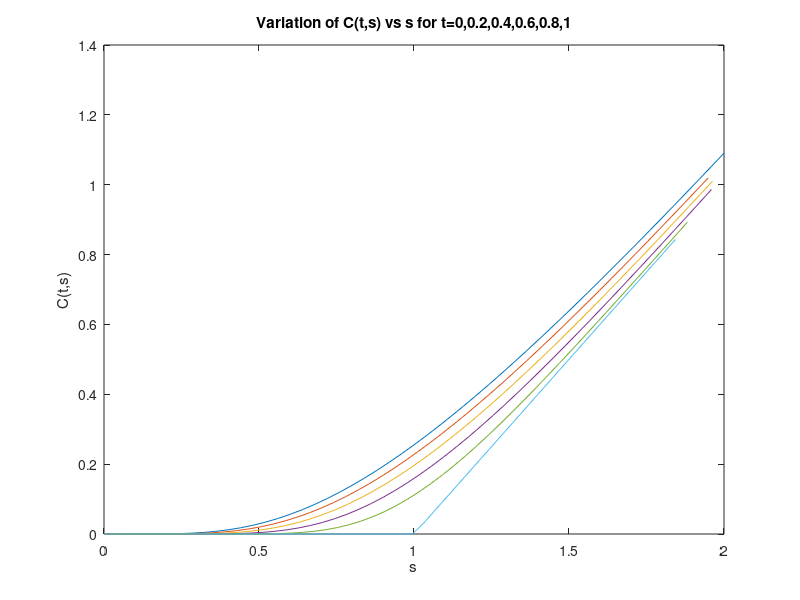
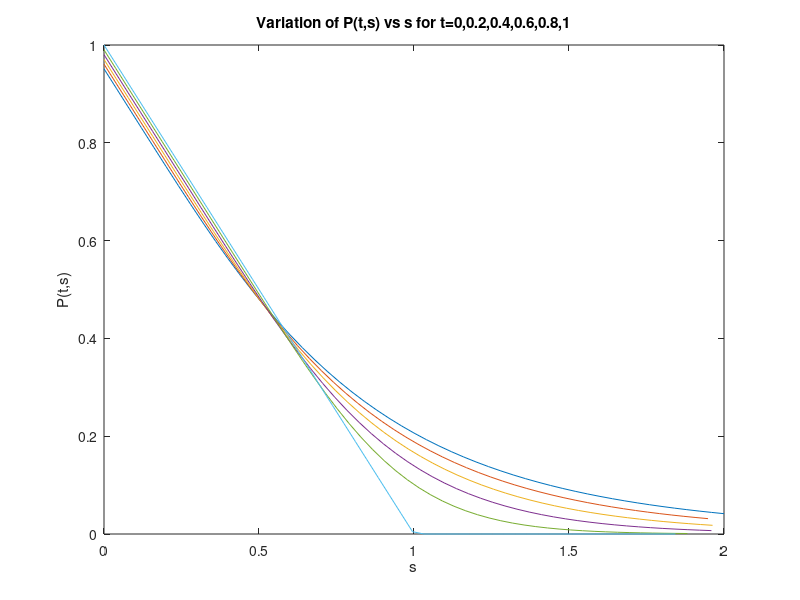
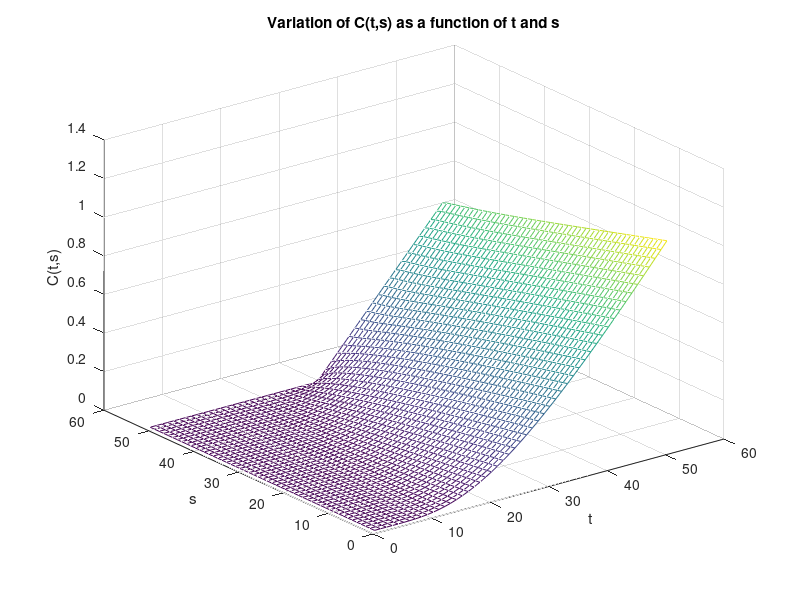
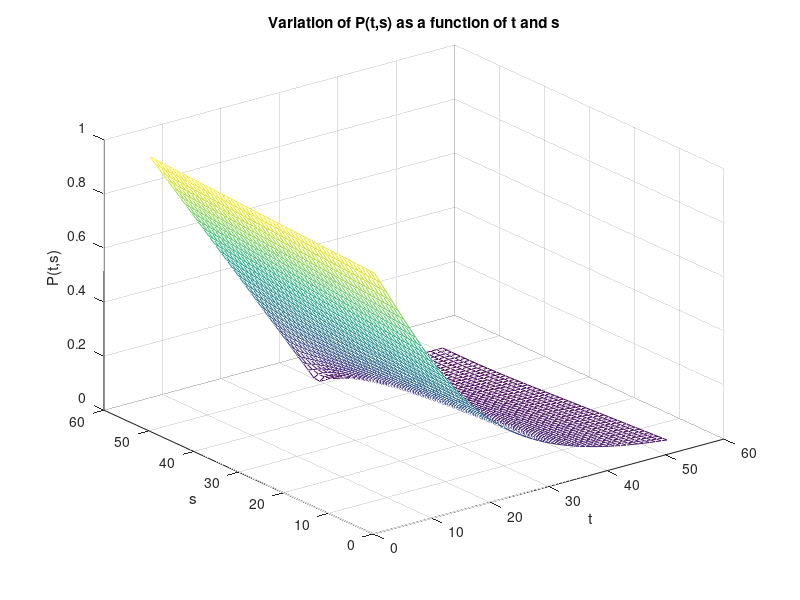

Write the MATLAB code that produced these figures, in order.
clear;
clc;

k=1;
T=1;
r=0.05;
sig=0.6;

w=[0; cumsum(randn(100000,1))]/sqrt(100000);
s0=0:0.04:2;
c=zeros(1,length(s0));
p=zeros(1,length(s0));
s=zeros(1,length(s0));
tt=[0 0.2 0.4 0.6 0.8 1];

for i=1:length(tt)
    t=tt(i);
    for j=1:51
        s(j)=s0(j)*exp(sig*w(t*1000+1)+(r-0.5*sig*sig)*t);
        d1=(log(s(j)/k)+(r+0.5*sig*sig)*(T-t))/(sig*sqrt(T-t));
        d2=(log(s(j)/k)+(r-0.5*sig*sig)*(T-t))/(sig*sqrt(T-t));
        c(j)=normcdf(d1)*s(j)-normcdf(d2)*k*exp(-r*(T-t));
    end
    plot(s(:),c(:));
    hold on;
end
title('Variation of C(t,s) vs s for t=0,0.2,0.4,0.6,0.8,1');
xlabel('s');
ylabel('C(t,s)');
hold off;

figure();
for i=1:length(tt)
    t=tt(i);
    for j=1:51
        s(j)=s0(j)*exp(sig*w(t*1000+1)+(r-0.5*sig*sig)*t);
        d1=(log(s(j)/k)+(r+0.5*sig*sig)*(T-t))/(sig*sqrt(T-t));
        d2=(log(s(j)/k)+(r-0.5*sig*sig)*(T-t))/(sig*sqrt(T-t));
        p(j)=normcdf(-d2)*k*exp(-r*(T-t))-normcdf(-d1)*s(j);
    end
    plot(s(:),p(:));
    hold on;
end
title('Variation of P(t,s) vs s for t=0,0.2,0.4,0.6,0.8,1');
xlabel('s');
ylabel('P(t,s)');
hold off;

clear all;

s0=0:0.04:2;
t=0:0.02:1;
k=1;
T=1;
r=0.05;
sig=0.6;
w=[0; cumsum(randn(100000,1))]/sqrt(100000);

figure();
for j=1:51
    for i=1:51
        s(j)=s0(j)*exp(sig*w(floor(t(i)+1))+(r-0.5*sig*sig)*t(i));
        d1=(log(s(j)/k)+(r+0.5*sig*sig)*(T-t(i)))/(sig*sqrt(T-t(i)));
        d2=(log(s(j)/k)+(r-0.5*sig*sig)*(T-t(i)))/(sig*sqrt(T-t(i)));
        c(i,j)=normcdf(d1)*s(j)-normcdf(d2)*k*exp(-r*(T-t(i)));
    end
end
mesh(c);
title('Variation of C(t,s) as a function of t and s');
xlabel('t');
ylabel('s');
zlabel('C(t,s)');

figure();
for j=1:51
    for i=1:51
        s(j)=s0(j)*exp(sig*w(floor(t(i)+1))+(r-0.5*sig*sig)*t(i));
        d1=(log(s(j)/k)+(r+0.5*sig*sig)*(T-t(i)))/(sig*sqrt(T-t(i)));
        d2=(log(s(j)/k)+(r-0.5*sig*sig)*(T-t(i)))/(sig*sqrt(T-t(i)));
        p(i,j)=normcdf(-d2)*k*exp(-r*(T-t(i)))-normcdf(-d1)*s(j);
    end
end
mesh(p);
title('Variation of P(t,s) as a function of t and s');
xlabel('t');
ylabel('s');
zlabel('P(t,s)');
